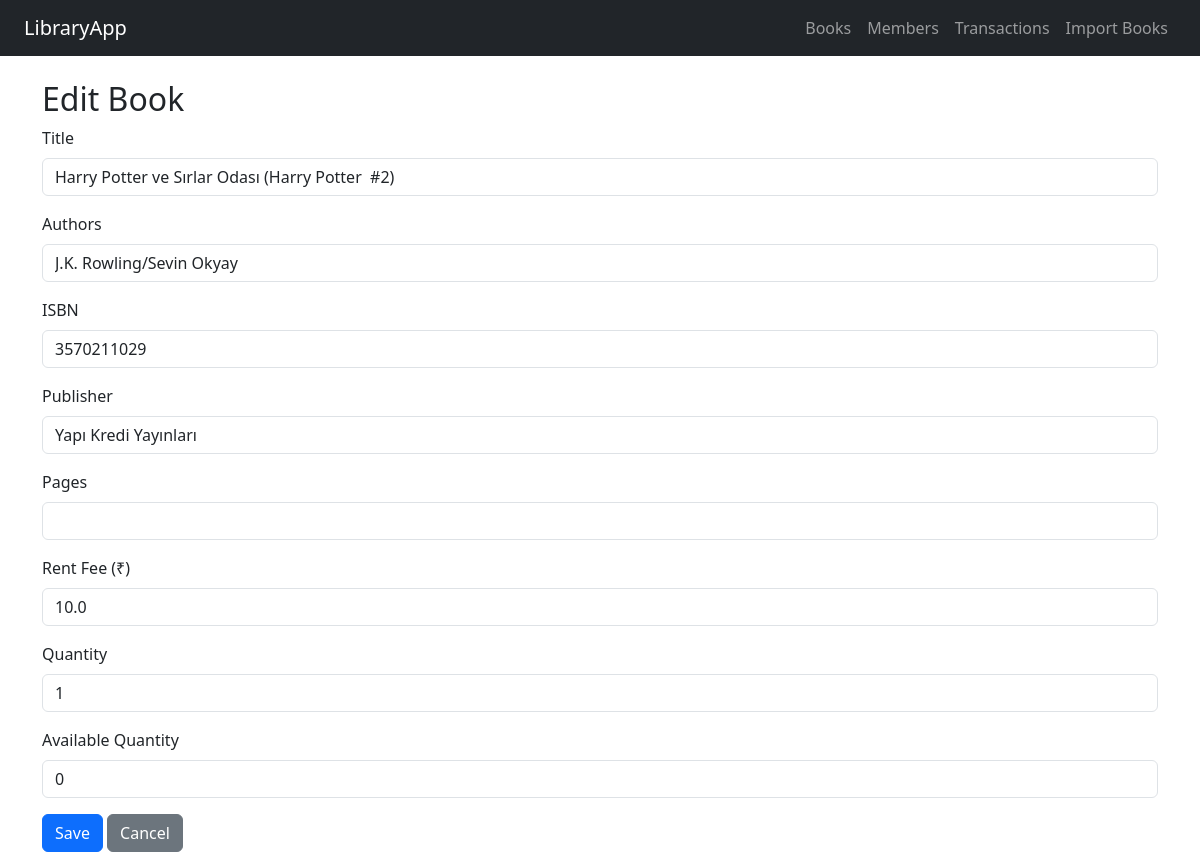
Page /books/edit/1 on the committed database.
### tables this page shows
CREATE TABLE books (
    id INTEGER PRIMARY KEY AUTOINCREMENT,
    title TEXT,
    authors TEXT,
    isbn TEXT UNIQUE,
    publisher TEXT,
    pages INTEGER,
    rent_fee REAL,
    quantity INTEGER DEFAULT 1,
    available_quantity INTEGER DEFAULT 1
);

### app.py (the view, shortened to what this page needs)
@app.route('/books/edit/<int:id>', methods=('GET', 'POST'))
def edit_book(id):
    conn = get_db_connection()
    book = conn.execute('SELECT * FROM books WHERE id = ?', (id,)).fetchone()
    conn.close()
    return render_template('book_form.html', book=book)

### app.py (called while the page is built)
def get_db_connection():
    conn = sqlite3.connect('database.db')
    conn.row_factory = sqlite3.Row
    return conn

### templates/book_form.html
{% extends 'base.html' %}
{% block content %}
<h2>{{ 'Edit' if book else 'Add' }} Book</h2>
<form method="POST">
  <div class="mb-3">
    <label for="title" class="form-label">Title</label>
    <input type="text" class="form-control" id="title" name="title" value="{{ book['title'] if book else '' }}" required>
  </div>
  <div class="mb-3">
    <label for="authors" class="form-label">Authors</label>
    <input type="text" class="form-control" id="authors" name="authors" value="{{ book['authors'] if book else '' }}">
  </div>
  <div class="mb-3">
    <label for="isbn" class="form-label">ISBN</label>
    <input type="text" class="form-control" id="isbn" name="isbn" value="{{ book['isbn'] if book else '' }}">
  </div>
  <div class="mb-3">
    <label for="publisher" class="form-label">Publisher</label>
    <input type="text" class="form-control" id="publisher" name="publisher" value="{{ book['publisher'] if book else '' }}">
  </div>
  <div class="mb-3">
    <label for="pages" class="form-label">Pages</label>
    <input type="number" class="form-control" id="pages" name="pages" value="{{ book['pages'] if book else 0 }}">
  </div>
  <div class="mb-3">
    <label for="rent_fee" class="form-label">Rent Fee (₹)</label>
    <input type="number" step="0.01" class="form-control" id="rent_fee" name="rent_fee" value="{{ book['rent_fee'] if book else 10.0 }}">
  </div>
  <div class="mb-3">
    <label for="quantity" class="form-label">Quantity</label>
    <input type="number" class="form-control" id="quantity" name="quantity" value="{{ book['quantity'] if book else 1 }}">
  </div>
  <div class="mb-3">
    <label for="available_quantity" class="form-label">Available Quantity</label>
    <input type="number" class="form-control" id="available_quantity" name="available_quantity" value="{{ book['available_quantity'] if book else 1 }}">
  </div>
  <button type="submit" class="btn btn-primary">Save</button>
  <a href="{{ url_for('books') }}" class="btn btn-secondary">Cancel</a>
</form>
{% endblock %}

### rows in the picture
books: title "Harry Potter ve Sırlar Odası (Harry Potter #2)", authors "J.K. Rowling/Sevin Okyay", isbn "3570211029", publisher "Yapı Kredi Yayınları", rent_fee "10.0", quantity "1", available_quantity "0"

### other values in the picture
{{ 'Edit' if book else 'Add' }} "Edit"
